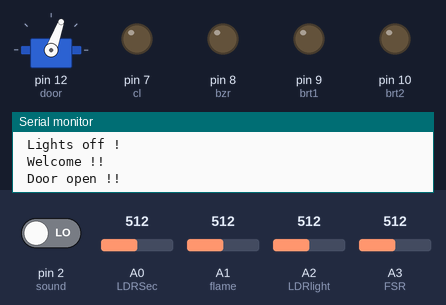
The sketch below on a simulated Arduino Uno, built with avr-gcc and run on an emulated ATmega328P. Shown: servo, output pins drawn as LEDs (lit = HIGH), the last lines printed to the serial monitor. Inputs (shaded band) come from the test bench; at power-on: A3 (FSR) = 512, A2 (LDRlight) = 512, A1 (flame) = 512, pin 2 (sound) LOW, A0 (LDRSec) = 512.

Above: at 2.3 s.
2.4 s: A3 (FSR) set to 265
5.9 s: A3 (FSR) set to 242
At 7.34 s:
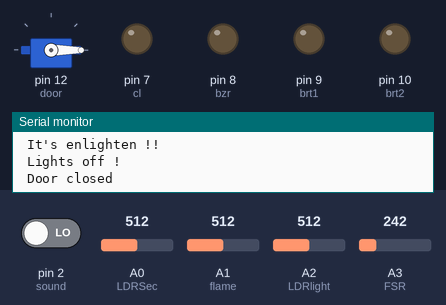
9.4 s: A2 (LDRlight) set to 265
12.9 s: A2 (LDRlight) set to 249
At 14.46 s:
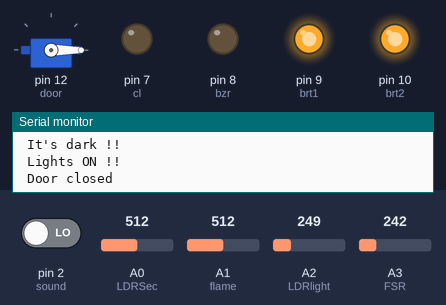
16.4 s: A3 (FSR) set to 266
At 19.3 s:
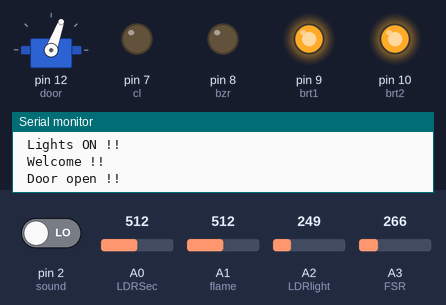
19.9 s: A1 (flame) set to 246
Timing chart, 0 to 25.3 s (numbered marks = the images above; inputs shaded):
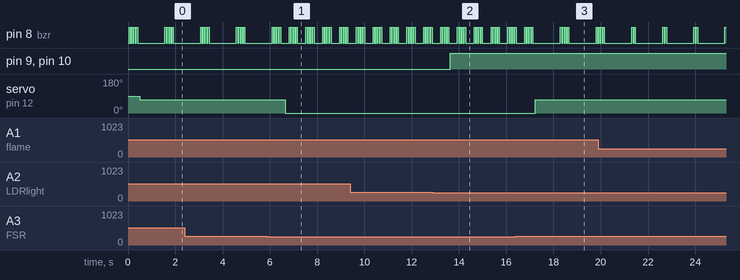

The sketch:

Home_Automation_Bhavik.ino
```cpp
/*
 * auther : Bhavik chauhan from Expensive Engineers
 *
*/

int sound = 2;            // digital
int LDRSec = A0;           // analog
int flame = A1;          // analog
int LDRlight = A2;         // analog
int FSR = A3;              // analog

int cl=7;
int bzr = 8;
int brt1 = 9;
int brt2 = 10;

int clap = 0;

int s1;
int s2;
int s3;
int s4;
int s5;

#include <Servo.h>
Servo door;

void setup()
{
  Serial.begin(9600);

  pinMode(sound, INPUT);
  pinMode(LDRSec, INPUT);
  pinMode(flame, INPUT);
  pinMode(LDRlight, INPUT);
  pinMode(FSR, INPUT);

  pinMode(cl, OUTPUT);
  pinMode(bzr, OUTPUT);
  pinMode(brt1, OUTPUT);
  pinMode(brt2, OUTPUT);
  door.attach(12);
}

void loop()
{
  s1 = digitalRead(sound);
  s2 = analogRead(LDRSec);
  s3 = analogRead(flame);
  s4 = analogRead(LDRlight);
  s5 = analogRead(FSR);

  Serial.println(" ");

//  delay(3000);

  Serial.print(s1);
  Serial.println("   Sound sensor ");
  Serial.print(s2);
  Serial.println("   Security");
  Serial.print(s3);
  Serial.println("   Flame ");
  Serial.print(s4);
  Serial.println("   light");
  Serial.print(s5);
  Serial.println("   parking");

// ================= Clapping lights =================

/*
// Prefer to use this section saperately

  if(s1 == 1)
    {
      if(clap == 0)
        {
          digitalWrite(cl, HIGH);
          clap = 1;
          Serial.println(" Clapped !!! Lights are On ");
        }
      else
        {
          digitalWrite(cl, LOW);
          clap = 0;
          Serial.println(" Clapped !!! Lights are Off ");
        }

    }
*/

// ================= Security system =================


  if(s2 >= 200 )
    {
      Serial.println(" Security Alert !!! ");
      Serial.println(" Alarm on !");

      digitalWrite(bzr, HIGH);
      delay(50);
      digitalWrite(bzr, LOW);
      delay(50);
      digitalWrite(bzr, HIGH);
      delay(50);
      digitalWrite(bzr, LOW);
      delay(50);

    }
   else
    {
      Serial.println(" All safe !");
      digitalWrite(bzr, LOW);
    }

// ================= Fire Alarm =================


  if(s3 > 256 )
    {
      Serial.println(" Fire Alert !!! ");
      Serial.println(" Alarm on !");

      digitalWrite(bzr, HIGH);
      delay(50);
      digitalWrite(bzr, LOW);
      delay(50);
      digitalWrite(bzr, HIGH);
      delay(50);
      digitalWrite(bzr, LOW);
      delay(50);
    }
   else
    {
      Serial.println(" All safe !!! ");

      digitalWrite(bzr, LOW);
    }

// ================= brightness and light =================


  if(s4 > 256 )
    {
      Serial.println(" It's enlighten !!");
      Serial.println(" Lights off !");
      digitalWrite(brt1, LOW);
      digitalWrite(brt2, LOW);
      delay(50);
    }
   else
    {
      Serial.println(" It's dark !!");
      Serial.println(" Lights ON !!");
      digitalWrite(brt1, HIGH);
      digitalWrite(brt2, HIGH);
      delay(50);
    }

// ================= Parking Automation =================

  if(s5>256)
    {
      Serial.println(" Welcome !!");
      Serial.println(" Door open !!");
      door.write(70);
      delay(1000);
    }
  else
    {
        Serial.println(" Door closed ");
        delay(100);
        door.write(0);
        delay(100);
    }
  Serial.println(" ");
  Serial.println(" ");
  Serial.println(" ");

}
```

Measured:
- the behaviour switches between 257 and 256 on A3 (FSR) (found by bisection; images 0 and 1)
- the behaviour switches between 257 and 256 on A2 (LDRlight) (found by bisection; images 1 and 2)
- after the input at 5.9 s, servo on pin 12 (door): 70° → 0° after 0.75 s
- after the input at 12.9 s, pin 9 (brt1), pin 10 (brt2): LOW → HIGH after 0.72 s
- after the input at 16.4 s, servo on pin 12 (door): 0° → 70° after 0.83 s
